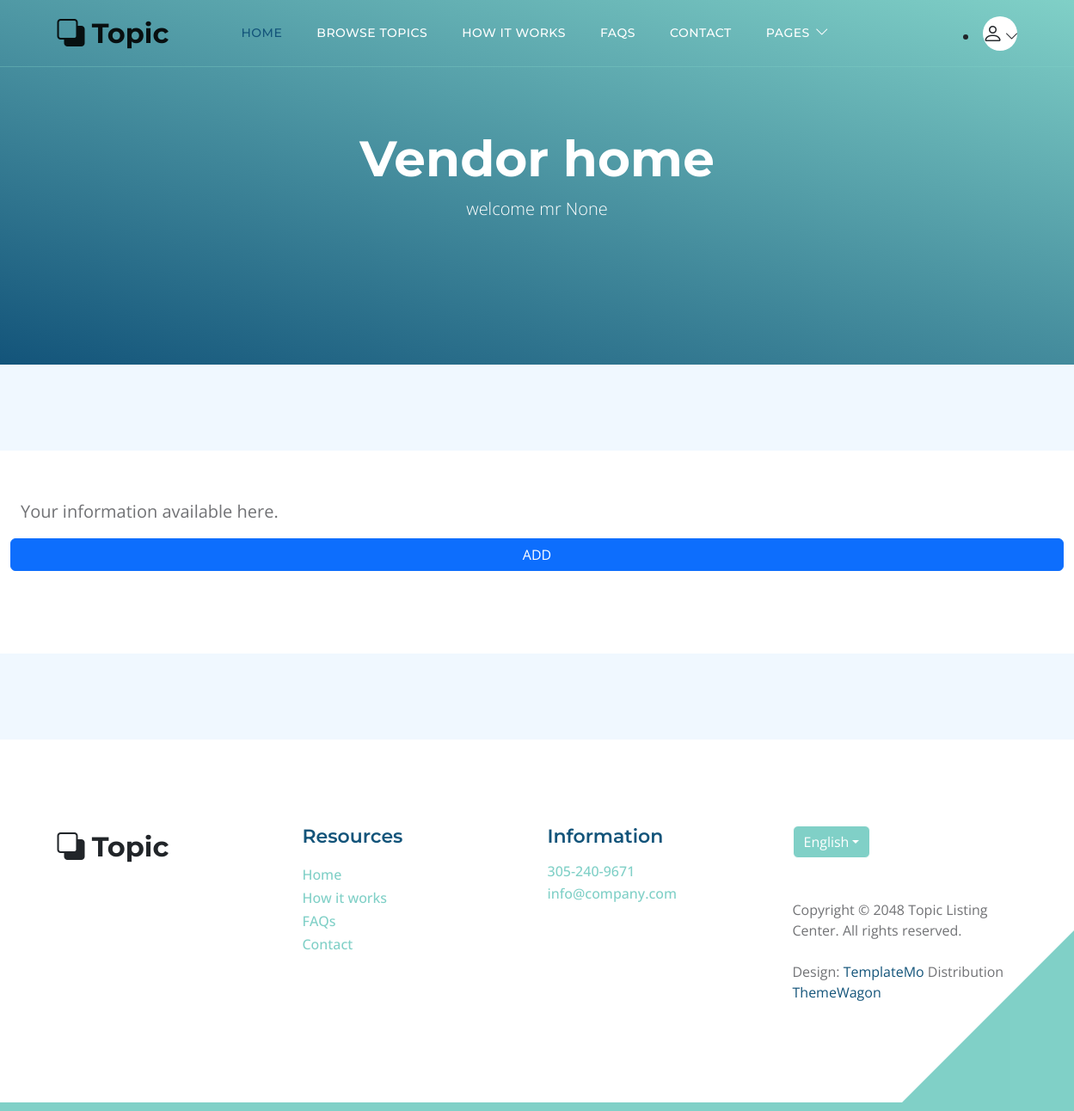
Page /vendor_home/ (signed in) on the earlier database version.
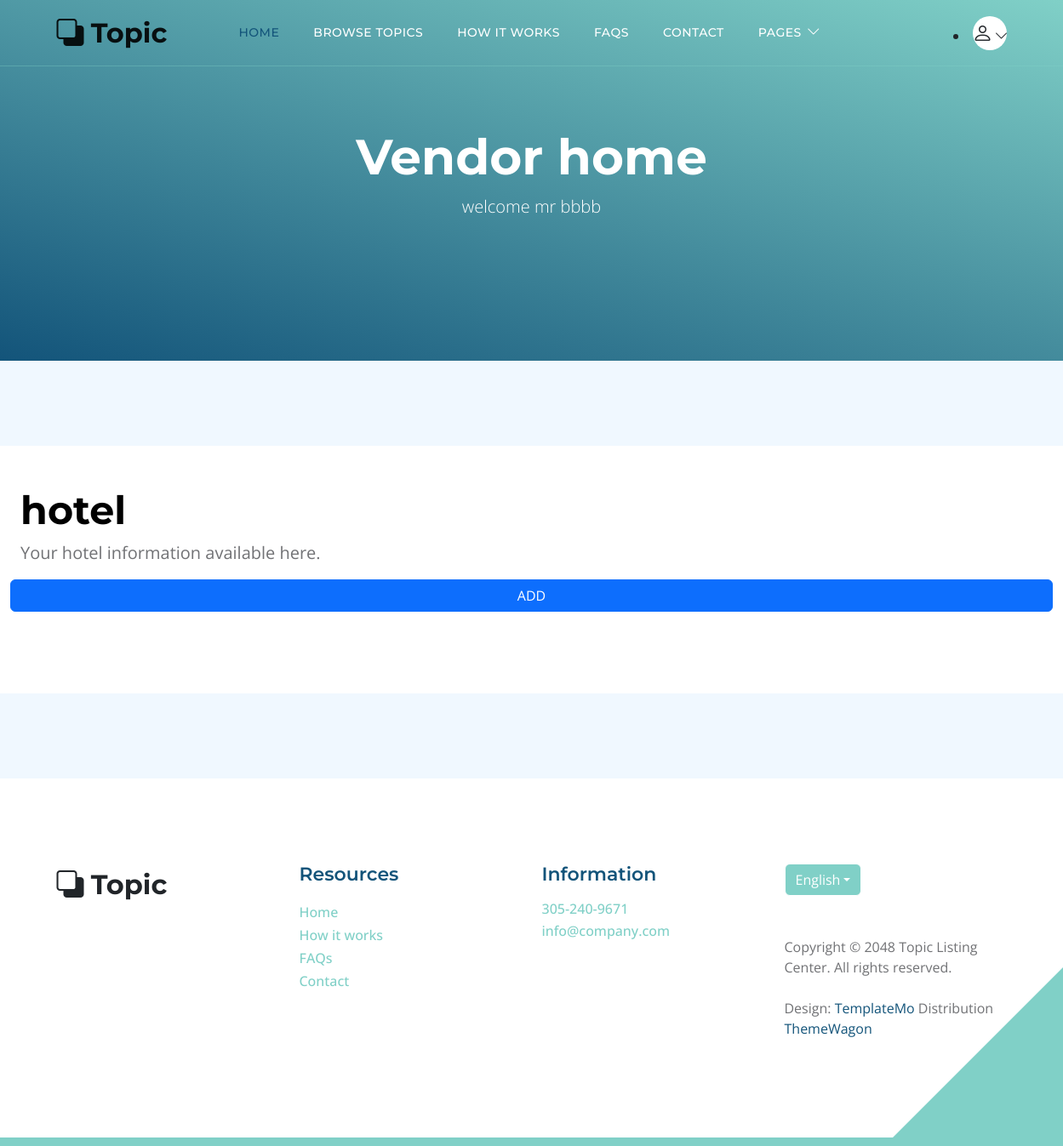
Same page on the later database version.
### vendor/models.py (models this page shows)
class Vendor(models.Model):
    name = models.CharField(max_length=100)
    email = models.CharField(max_length=100)
    phone = models.CharField(max_length=100)
    address = models.CharField(max_length=100)
    vendor_type = models.CharField(max_length=20)
    password = models.CharField(max_length=50)
    gender = models.CharField(max_length=10)
    profile_pic = models.ImageField(upload_to='vendor_profile_pic/')
    def __str__(self):
        return self.name
    class Meta:
        ordering = ['-id']

### vendor/views.py (the view)
# urls.py: path('vendor_home/',vendor_home,name='vendor_home'),
def vendor_home(request):
   if request.method == 'GET':
    if 'email' in request.session:
        email = request.session['email']
        vendor = Vendor.objects.filter(email=email).first()
        hotels = Hotel.objects.filter(email=email)
        context = {'vendor': vendor, 'hotels': hotels}
        return render(request, 'vendor_home.html', context)

### vendor/templates/vendor_home.html (shortened to what this page needs)
<!doctype html>
<html lang="en">
<head>
    {% load static %}
    <link href="{% static 'assets/mainfilecss/css/bootstrap.min.css' %}" rel="stylesheet">
    <link href="{% static 'assets/mainfilecss/css/bootstrap-icons.css' %}" rel="stylesheet">
    <link href="{% static 'assets/mainfilecss/css/templatemo-topic-listing.css' %}" rel="stylesheet">
</head>
<body id="top">
    <main>
        <nav class="navbar navbar-expand-lg">
            <div class="container">
                <a class="navbar-brand" href="index.html">
                    <i class="bi-back"></i>
                    <span>Topic</span>
                </a>
                <div class="collapse navbar-collapse" id="navbarNav">
                    <ul class="navbar-nav ms-lg-5 me-lg-auto">
                        <li class="nav-item">
                            <a class="nav-link click-scroll" href="#section_1">Home</a>
                        </li>
                        <li class="nav-item">
                            <a class="nav-link click-scroll" href="#section_2">Browse Topics</a>
                        </li>
                        <li class="nav-item">
                            <a class="nav-link click-scroll" href="#section_3">How it works</a>
                        </li>
                        <li class="nav-item">
                            <a class="nav-link click-scroll" href="#section_4">FAQs</a>
                        </li>
                        <li class="nav-item">
                            <a class="nav-link click-scroll" href="#section_5">Contact</a>
                        </li>
                        <li class="nav-item dropdown">
                            <a class="nav-link dropdown-toggle" href="#" id="navbarLightDropdownMenuLink" role="button"
                                data-bs-toggle="dropdown" aria-expanded="false">Pages</a>
                        </li>
                    </ul>
                    <li class="dropdown">
                        <a class="navbar-icon bi-person smoothscroll nav-link dropdown-toggle"
                            id="navbarLightDropdownMenuLink" data-bs-toggle="dropdown" aria-expanded="false"></a>
                    </li>
                </div>
            </div>
        </nav>
        <section class="hero-section d-flex justify-content-center align-items-center" id="section_1">
            <div class="container">
                <div class="row">
                    <div class="col-lg-8 col-12 mx-auto">
                        <h1 class="text-white text-center">Vendor home</h1>
                        <p class="lead text-white text-center">
                            welcome mr {{vendor}}
                        </p>
                    </div>
                </div>
            </div>
        </section>
        <section class="section-padding section-bg" >
            <div id="Hotel" class="service px-4 bg-white py-5">
                <div class="titie-row row mb-3">
                    <h2 class="fw-bolder">{{vendor.vendor_type}}</h2>
                    <p>Your {{vendor.vendor_type}} information available here.</p>
                    <a href="{% url 'vendor_addhotel' %}" type="button" class="btn btn-primary">ADD</a>
                </div>
            </div>
        </section>
    </main>
    <footer class="site-footer section-padding">
        <div class="container">
            <div class="row">
                <div class="col-lg-3 col-12 mb-4 pb-2">
                    <a class="navbar-brand mb-2" href="index.html">
                        <i class="bi-back"></i>
                        <span>Topic</span>
                    </a>
                </div>
                <div class="col-lg-3 col-md-4 col-6">
                    <h6 class="site-footer-title mb-3">Resources</h6>
                    <ul class="site-footer-links">
                        <li class="site-footer-link-item">
                            <a href="#" class="site-footer-link">Home</a>
                        </li>
                        <li class="site-footer-link-item">
                            <a href="#" class="site-footer-link">How it works</a>
                        </li>
                        <li class="site-footer-link-item">
                            <a href="#" class="site-footer-link">FAQs</a>
                        </li>
                        <li class="site-footer-link-item">
                            <a href="#" class="site-footer-link">Contact</a>
                        </li>
                    </ul>
                </div>
                <div class="col-lg-3 col-md-4 col-6 mb-4 mb-lg-0">
                    <h6 class="site-footer-title mb-3">Information</h6>
                    <p class="text-white d-flex mb-1">
                        <a href="tel: 305-240-9671" class="site-footer-link">
                            305-240-9671
                        </a>
                    </p>
                    <p class="text-white d-flex">
                        <a href="mailto:info@company.com" class="site-footer-link">
                            info@company.com
                        </a>
                    </p>
                </div>
                <div class="col-lg-3 col-md-4 col-12 mt-4 mt-lg-0 ms-auto">
                    <div class="dropdown">
                        <button class="btn btn-secondary dropdown-toggle" type="button" data-bs-toggle="dropdown"
                            aria-expanded="false">
                            English</button>
                    </div>
                    <p class="copyright-text mt-lg-5 mt-4">Copyright © 2048 Topic Listing Center. All rights reserved.
                        <br><br>Design: <a rel="nofollow" href="https://templatemo.com" target="_blank">TemplateMo</a>
                        Distribution <a href="https://themewagon.com">ThemeWagon</a>
                    </p>
                </div>
            </div>
        </div>
    </footer>
</body>
</html>

### userpanelapp/static/assets/mainfilecss/css/templatemo-topic-listing.css (style rules this page uses)
:root { --white-color: #ffffff; --primary-color: #13547a; --secondary-color: #80d0c7; --section-bg-color: #f0f8ff; --custom-btn-bg-color: #80d0c7; --custom-btn-bg-hover-color: #13547a; --dark-color: #000000; --p-color: #717275; --border-color: #7fffd4; --link-hover-color: #13547a; --body-font-family: 'Open Sans', sans-serif; --title-font-family: 'Montserrat', sans-serif; --h1-font-size: 58px; --h2-font-size: 46px; --h3-font-size: 32px; --h4-font-size: 28px; --h5-font-size: 24px; --h6-font-size: 22px; --p-font-size: 20px; --menu-font-size: 14px; --btn-font-size: 18px; --copyright-font-size: 16px; --border-radius-large: 100px; --border-radius-medium: 20px; --border-radius-small: 10px; --font-weight-normal: 400; --font-weight-medium: 500; --font-weight-semibold: 600; --font-weight-bold: 700; }
body { background-color: var(--white-color); font-family: var(--body-font-family); }
h2, h3, h4, h5, h6 { color: var(--dark-color); }
h1, h2, h3, h4, h5, h6 { font-family: var(--title-font-family); font-weight: var(--font-weight-semibold); }
h1 { font-size: var(--h1-font-size); font-weight: var(--font-weight-bold); }
h2 { font-size: var(--h2-font-size); font-weight: var(--font-weight-bold); }
h6 { color: var(--primary-color); font-size: var(--h6-font-size); }
p { color: var(--p-color); font-size: var(--p-font-size); font-weight: var(--font-weight-normal); }
ul li { color: var(--p-color); font-size: var(--p-font-size); font-weight: var(--font-weight-normal); }
a, button { touch-action: manipulation; transition: all 0.3s; }
a { display: inline-block; color: var(--primary-color); text-decoration: none; }
.section-padding { padding-top: 100px; padding-bottom: 100px; }
.section-bg { background-color: var(--section-bg-color); }
.navbar { background: transparent; border-bottom: 1px solid rgba(128, 208, 199, 0.35); z-index: 9; }
.navbar-brand, .navbar-brand:hover { font-size: var(--h3-font-size); font-weight: var(--font-weight-bold); display: block; }
.navbar-brand span { font-family: var(--title-font-family); }
.navbar-expand-lg .navbar-nav .nav-link { border-radius: var(--border-radius-large); margin: 10px; padding: 10px; }
.navbar-nav .nav-link { display: inline-block; color: var(--white-color); font-family: var(--title-font-family); font-size: var(--menu-font-size); font-weight: var(--font-weight-medium); text-transform: uppercase; letter-spacing: 0.5px; position: relative; padding-top: 15px; padding-bottom: 15px; }
.navbar-nav .nav-link.active, .navbar-nav .nav-link:hover { color: var(--primary-color); }
.navbar .dropdown-toggle::after { content: "\f282"; display: inline-block; font-family: bootstrap-icons !important; font-size: var(--copyright-font-size); font-style: normal; font-weight: normal !important; font-variant: normal; text-transform: none; line-height: 1; vertical-align: -.125em; -webkit-font-smoothing: antialiased; -moz-osx-font-smoothing: grayscale; position: relative; left: 2px; border: 0; }
.navbar-icon { background: var(--white-color); border-radius: var(--border-radius-large); display: inline-block; font-size: var(--h5-font-size); width: 40px; height: 40px; line-height: 40px; text-align: center; transition: all 0.3s ease; }
.hero-section { background-image: linear-gradient(15deg, #13547a 0%, #80d0c7 100%); position: relative; overflow: hidden; padding-top: 150px; padding-bottom: 150px; }
.site-footer { border-bottom: 10px solid var(--secondary-color); position: relative; }
.site-footer::after { content: ""; position: absolute; bottom: 0; right: 0; width: 0; height: 0; border-style: solid; border-width: 0 0 200px 200px; border-color: transparent transparent var(--secondary-color) transparent; pointer-events: none; }
.site-footer-title { color: var(--primary-color); }
.site-footer .dropdown-toggle { background-color: var(--secondary-color); border-color: var(--white-color); }
.site-footer-links { padding-left: 0; }
.site-footer-link-item { display: block; list-style: none; line-height: normal; }
.site-footer-link { color: var(--secondary-color); font-size: var(--copyright-font-size); font-weight: var(--font-weight-medium); line-height: normal; }
.copyright-text { font-size: var(--copyright-font-size); }

Differences in the rows shown:
added Vendor: name "bbbb", vendor_type "hotel"
Other differences:
{{ vendor }}: "None" → (not shown)
